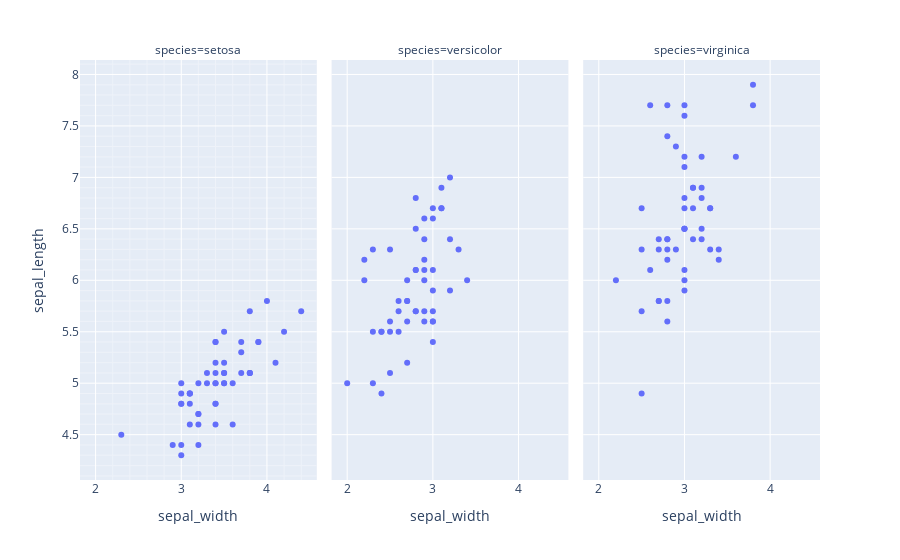

The notebook cell saved with this chart:
### Markdown cell above
### 그리드 설정하기

plotly의 그리드 설정 방법 및 그리드 스타일 편집 방법에 대해 알아보자.

1. 그리드 설정

그리드는 총 두 가지의 종류가 있다. 큰 단위로 나눠주는 그리드와 더 작은 단위로 촘촘하게 나누는 minor grid가 있다. 기본 그리드는 설정을 따로 하지 않아도 자동으로 보여진다. minor grid는 따로 코드를 추가해야 한다.

```py
fig.update_xaxes(showgrid=True, minor_showgrid=True)
fig.update_yaxes(showgrid=True, minor_showgrid=True)
```

### Code cell
import plotly.express as px

df = px.data.iris()

fig = px.scatter(df, x="sepal_width", y="sepal_length", facet_col="species")

fig.update_xaxes(showgrid=True, minor_showgrid=True, col=1)  # 이 옵션 또한 인덱스를 지정해서 원하는 Trace에만 지정 가능
fig.update_yaxes(showgrid=True, minor_showgrid=True, col=1)

fig.show()

### Figure 1 — Plotly figure (JSON) as saved in the notebook; plotly's stock layout.template omitted (floating-point values rounded to 4 significant figures)
{"data": [{"hovertemplate": "species=setosa<br>sepal_width=%{x}<br>sepal_length=%{y}<extra></extra>", "legendgroup": "", "marker": {"color": "#636efa", "symbol": "circle"}, "mode": "markers", "name": "", "orientation": "v", "showlegend": false, "type": "scatter", "x": [3.5, 3, 3.2, 3.1, 3.6, 3.9, 3.4, 3.4, 2.9, 3.1, 3.7, 3.4, 3, 3, 4, 4.4, 3.9, 3.5, 3.8, 3.8, 3.4, 3.7, 3.6, 3.3, 3.4, 3, 3.4, 3.5, 3.4, 3.2, 3.1, 3.4, 4.1, 4.2, 3.1, 3.2, 3.5, 3.1, 3, 3.4, 3.5, 2.3, 3.2, 3.5, 3.8, 3, 3.8, 3.2, 3.7, 3.3], "xaxis": "x", "y": [5.1, 4.9, 4.7, 4.6, 5, 5.4, 4.6, 5, 4.4, 4.9, 5.4, 4.8, 4.8, 4.3, 5.8, 5.7, 5.4, 5.1, 5.7, 5.1, 5.4, 5.1, 4.6, 5.1, 4.8, 5, 5, 5.2, 5.2, 4.7, 4.8, 5.4, 5.2, 5.5, 4.9, 5, 5.5, 4.9, 4.4, 5.1, 5, 4.5, 4.4, 5, 5.1, 4.8, 5.1, 4.6, 5.3, 5], "yaxis": "y"}, {"hovertemplate": "species=versicolor<br>sepal_width=%{x}<br>sepal_length=%{y}<extra></extra>", "legendgroup": "", "marker": {"color": "#636efa", "symbol": "circle"}, "mode": "markers", "name": "", "orientation": "v", "showlegend": false, "type": "scatter", "x": [3.2, 3.2, 3.1, 2.3, 2.8, 2.8, 3.3, 2.4, 2.9, 2.7, 2, 3, 2.2, 2.9, 2.9, 3.1, 3, 2.7, 2.2, 2.5, 3.2, 2.8, 2.5, 2.8, 2.9, 3, 2.8, 3, 2.9, 2.6, 2.4, 2.4, 2.7, 2.7, 3, 3.4, 3.1, 2.3, 3, 2.5, 2.6, 3, 2.6, 2.3, 2.7, 3, 2.9, 2.9, 2.5, 2.8], "xaxis": "x2", "y": [7, 6.4, 6.9, 5.5, 6.5, 5.7, 6.3, 4.9, 6.6, 5.2, 5, 5.9, 6, 6.1, 5.6, 6.7, 5.6, 5.8, 6.2, 5.6, 5.9, 6.1, 6.3, 6.1, 6.4, 6.6, 6.8, 6.7, 6, 5.7, 5.5, 5.5, 5.8, 6, 5.4, 6, 6.7, 6.3, 5.6, 5.5, 5.5, 6.1, 5.8, 5, 5.6, 5.7, 5.7, 6.2, 5.1, 5.7], "yaxis": "y2"}, {"hovertemplate": "species=virginica<br>sepal_width=%{x}<br>sepal_length=%{y}<extra></extra>", "legendgroup": "", "marker": {"color": "#636efa", "symbol": "circle"}, "mode": "markers", "name": "", "orientation": "v", "showlegend": false, "type": "scatter", "x": [3.3, 2.7, 3, 2.9, 3, 3, 2.5, 2.9, 2.5, 3.6, 3.2, 2.7, 3, 2.5, 2.8, 3.2, 3, 3.8, 2.6, 2.2, 3.2, 2.8, 2.8, 2.7, 3.3, 3.2, 2.8, 3, 2.8, 3, 2.8, 3.8, 2.8, 2.8, 2.6, 3, 3.4, 3.1, 3, 3.1, 3.1, 3.1, 2.7, 3.2, 3.3, 3, 2.5, 3, 3.4, 3], "xaxis": "x3", "y": [6.3, 5.8, 7.1, 6.3, 6.5, 7.6, 4.9, 7.3, 6.7, 7.2, 6.5, 6.4, 6.8, 5.7, 5.8, 6.4, 6.5, 7.7, 7.7, 6, 6.9, 5.6, 7.7, 6.3, 6.7, 7.2, 6.2, 6.1, 6.4, 7.2, 7.4, 7.9, 6.4, 6.3, 6.1, 7.7, 6.3, 6.4, 6, 6.9, 6.7, 6.9, 5.8, 6.8, 6.7, 6.7, 6.3, 6.5, 6.2, 5.9], "yaxis": "y3"}], "layout": {"annotations": [{"font": {}, "showarrow": false, "text": "species=setosa", "x": 0.16, "xanchor": "center", "xref": "paper", "y": 1, "yanchor": "bottom", "yref": "paper"}, {"font": {}, "showarrow": false, "text": "species=versicolor", "x": 0.5, "xanchor": "center", "xref": "paper", "y": 1, "yanchor": "bottom", "yref": "paper"}, {"font": {}, "showarrow": false, "text": "species=virginica", "x": 0.84, "xanchor": "center", "xref": "paper", "y": 1, "yanchor": "bottom", "yref": "paper"}], "legend": {"tracegroupgap": 0}, "margin": {"t": 60}, "xaxis": {"anchor": "y", "domain": [0, 0.32], "minor": {"showgrid": true}, "showgrid": true, "title": {"text": "sepal_width"}}, "xaxis2": {"anchor": "y2", "domain": [0.34, 0.66], "matches": "x", "title": {"text": "sepal_width"}}, "xaxis3": {"anchor": "y3", "domain": [0.68, 1.0], "matches": "x", "title": {"text": "sepal_width"}}, "yaxis": {"anchor": "x", "domain": [0, 1], "minor": {"showgrid": true}, "showgrid": true, "title": {"text": "sepal_length"}}, "yaxis2": {"anchor": "x2", "domain": [0, 1], "matches": "y", "showticklabels": false}, "yaxis3": {"anchor": "x3", "domain": [0, 1], "matches": "y", "showticklabels": false}}}
